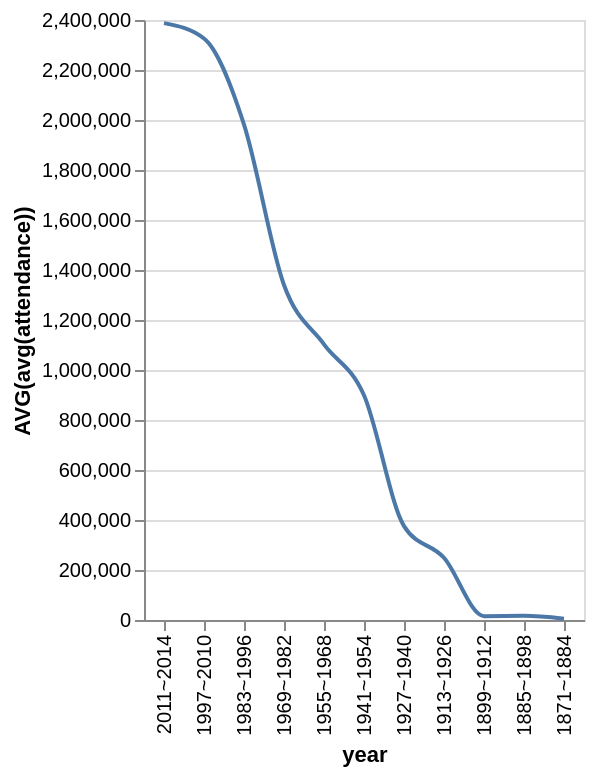

Here is the Vega-Lite specification saved for this chart:
### Vega-Lite specification from a JSON file in a GitHub repository (floating-point values rounded to 4 significant figures)
{"data": {"values": [{"x_data": "1871~1884", "y_data": 5450.0}, {"x_data": "1885~1898", "y_data": 16800.0}, {"x_data": "1899~1912", "y_data": 15460.0}, {"x_data": "1913~1926", "y_data": 248800.0}, {"x_data": "1927~1940", "y_data": 375700.0}, {"x_data": "1941~1954", "y_data": 899000.0}, {"x_data": "1955~1968", "y_data": 1103000.0}, {"x_data": "1969~1982", "y_data": 1340000.0}, {"x_data": "1983~1996", "y_data": 1982000.0}, {"x_data": "1997~2010", "y_data": 2326000.0}, {"x_data": "2011~2014", "y_data": 2388000.0}]}, "mark": {"type": "line", "interpolate": "monotone"}, "encoding": {"x": {"field": "x_data", "type": "nominal", "title": "year", "sort": "descending"}, "y": {"field": "y_data", "type": "quantitative", "title": "AVG(avg(attendance))"}}}
